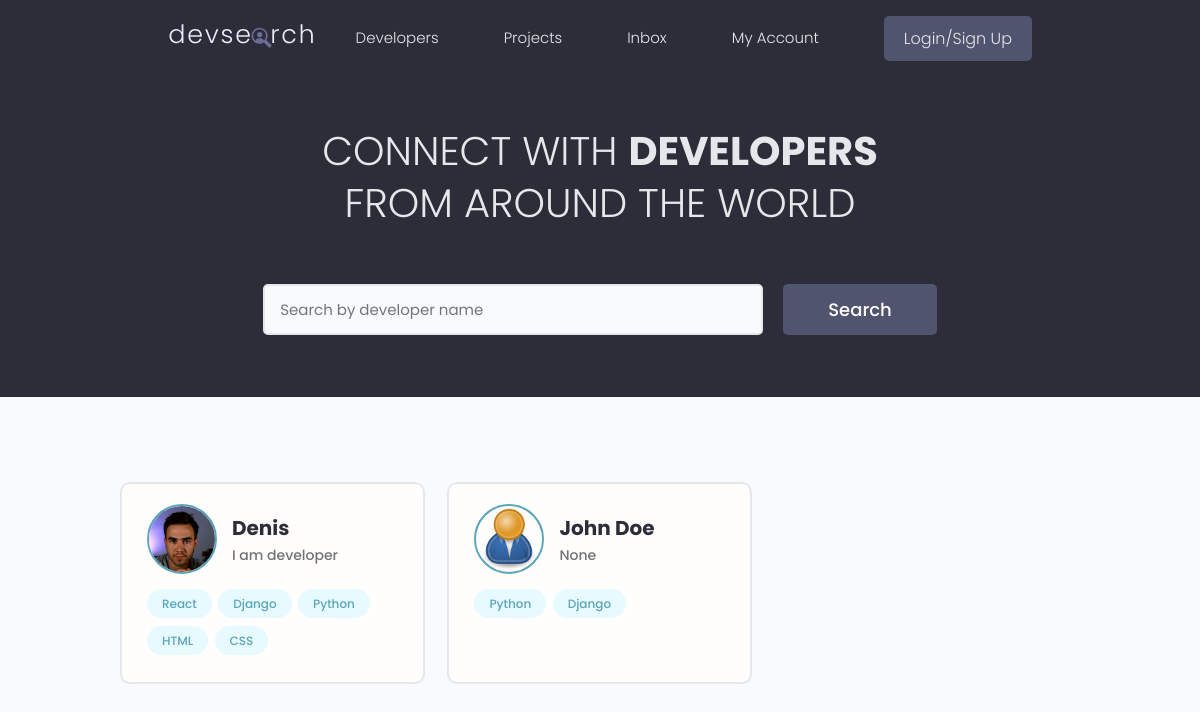
The page / on the database its author committed.
### users/models.py (models this page shows, shortened)
class Profile(models.Model):
    user = models.OneToOneField(User, on_delete=models.CASCADE, null=True, blank=True)
    name = models.CharField(max_length=200, blank=True, null=True)
    email = models.EmailField(max_length=500, blank=True, null=True)
    username = models.CharField(max_length=200, blank=True, null=True)
    location = models.CharField(max_length=200, blank=True, null=True)
    short_intro = models.CharField(max_length=200, blank=True, null=True)
    bio = models.TextField(blank=True, null=True)
    profile_image = models.ImageField(null=True, blank=True, upload_to='profiles/', default="profiles/user-default.png")
    social_github = models.CharField(max_length=200, blank=True, null=True)
    social_twitter = models.CharField(max_length=200, blank=True, null=True)
    social_linkedin = models.CharField(max_length=200, blank=True, null=True)
    social_youtube = models.CharField(max_length=200, blank=True, null=True)
    social_website = models.CharField(max_length=200, blank=True, null=True)
    created = models.DateTimeField(auto_now_add=True)
    id = models.UUIDField(default=uuid.uuid4, unique=True, primary_key=True, editable=False)

class Skill(models.Model):
    owner = models.ForeignKey(Profile, on_delete=models.CASCADE, null=True)
    name = models.CharField(max_length=200, blank=True, null=True)
    description = models.TextField(null=True, blank=True)
    created = models.DateTimeField(auto_now_add=True)
    id = models.UUIDField(default=uuid.uuid4, unique=True, primary_key=True, editable=False)
    def __str__(self):
        return str(self.name)

### users/views.py (the view)
# urls.py: path('', views.profiles, name="profiles"),
def profiles(request):
    profiles, search_query = searchProfiles(request)
    custom_range, profiles = paginateProfiles(request, profiles, 6)
    context = {'profiles': profiles, 'search_query': search_query, 'custom_range': custom_range}
    return render(request, 'users/profiles.html', context)

### users/utils.py (called while the page is built)
def paginateProfiles(request, profiles, results):
    page = request.GET.get('page')
    paginator = Paginator(profiles, results)
    try:
        profiles = paginator.page(page)
    except PageNotAnInteger:
        page = 1
        profiles = paginator.page(page)
    except EmptyPage:
        page = paginator.num_pages
        profiles = paginator.page(page)
    leftIndex = (int(page) - 4)
    if leftIndex < 1:
        leftIndex = 1
    rightIndex = (int(page) + 5)
    if rightIndex > paginator.num_pages:
        rightIndex = paginator.num_pages + 1
    custom_range = range(leftIndex, rightIndex)
    return custom_range, profiles

def searchProfiles(request):
    search_query = ''
    if request.GET.get('search_query'):
        search_query = request.GET.get('search_query')
    skills = Skill.objects.filter(name__icontains=search_query)
    profiles = Profile.objects.distinct().filter(
        Q(name__icontains=search_query) |
        Q(short_intro__icontains=search_query) |
        Q(skill__in=skills)
        )
    return profiles, search_query

### users/templates/users/profiles.html (shortened to what this page needs)
{% extends 'main.html' %}
{% block content %}
<main class="home">
    <section class="hero-section text-center">
        <div class="container container--narrow">
            <div class="hero-section__box">
                <h2>CONNECT WITH <span>DEVELOPERS</span></h2>
                <h2>FROM AROUND THE WORLD</h2>
            </div>
            <div class="hero-section__search">
                <form id="searchForm" class="form" action="{% url 'profiles' %}" method="get">
                    <div class="form__field">
                        <input class="input input--text" id="formInput#search" type="text" name="search_query"
                            value="{{search_query}}" placeholder="Search by developer name" />
                    </div>
                    <input class="btn btn--sub btn--lg" type="submit" value="Search" />
                </form>
            </div>
        </div>
    </section>
    <section class="devlist">
        <div class="container">
            <div class="grid grid--three">
                {% for profile in profiles %}
                <div class="column card">
                    <div class="dev">
                        <a href="{% url 'user-profile' profile.id %}" class="card__body">
                            <div class="dev__profile">
                                <img class="avatar avatar--md" src="{{ profile.profile_image.url }}" alt="image" />
                                <div class="dev__meta">
                                    <h3>{{profile.name}}</h3>
                                    <h5>{{profile.short_intro|slice:"60"}}</h5>
                                </div>
                            </div>
                            <div class="dev__skills">
                                {% for skill in profile.skill_set.all|slice:"5" %}
                                <span class="tag tag--pill tag--main">
                                    <small>{{skill}}</small>
                                </span>
                                {% endfor %}
                            </div>
                        </a>
                    </div>
                </div>
                {% endfor %}
            </div>
        </div>
    </section>
</main>
{% endblock content %}

### static/styles/app.css (style rules this page uses)
:root { --color-sub: #2d2d39; }
.btn--sub { background-color: var(--color-sub-light); }
.card { border: 2px solid var(--color-light); }
img { width: 100%; }
.hero-section { height: 40vh; display: flex; align-items: center; background-color: var(--color-sub); }
.hero-section__box { margin-bottom: 4rem; }
.hero-section__box > h2, .hero-section__box > h2 > span { font-size: 4rem; color: var(--color-light); line-height: 1.3; text-transform: uppercase; }
.hero-section__box > h2 { font-weight: 300; }
.hero-section__box > h2 > span { font-weight: 700; }
.hero-section__search > .form { display: flex; align-items: center; justify-content: center; gap: 2rem; }
.hero-section__search > .form input.input--text { width: 50rem; }
.devlist { margin-top: 8rem; }
.devlist .grid { align-items: stretch; }
.devlist .dev .dev__profile { display: flex; align-items: center; gap: 1.5rem; }
.devlist .dev .dev__meta h3 { color: var(--color-sub); font-size: 2rem; font-weight: 700; }
.devlist .dev .dev__meta h5 { color: var(--color-text); font-size: 1.4rem; font-weight: 500; }

### static/uikit/styles/modules/_variables.css (style rules this page uses)
:root { --color-main: #5aa5b9; --color-main-light: #e6faff; --color-sub: #3f4156; --color-sub-light: #51546e; --color-sub-lighter: #ededfd; --color-text: #737373; --color-gray: #8b8b8b; --color-light: #e5e7eb; --color-light-gray: #767676; --color-bg: #f8fafd; --color-white: #fffefd; --color-white-light: #f3f3f3; --color-success: #359e64; --color-success-bg: #def8e8; --color-error: #fc4b0b; --color-error-bg: #fff2ee; --font-base: 'Poppins', arial, helvetica, 'Segoe UI', roboto, ubuntu, sans-serif; --font-monospace: 'Fira Code', 'Courier New', courier, monospace; --font-regular: 300; --font-medium: 500; --font-bold: 700; --generic-shadow: 1px 1px 5px #00000010; --generic-transition: all 0.3s ease-in-out; }

### static/uikit/styles/modules/_base.css (style rules this page uses)
* { margin: 0; padding: 0; box-sizing: border-box; text-rendering: optimizeLegibility; color: inherit; font-size: inherit; }
html { font-size: 50%; }
@media only screen and (min-width: 480px) { html { font-size: 56.25%; } }
@media only screen and (min-width: 1200px) { html { font-size: 62.5%; } }
body { line-height: 1.6; font-weight: 400; font-size: 1.5rem; color: var(--color-text); background-color: var(--color-bg); min-height: 100vh; }

### static/uikit/styles/modules/_typography.css (style rules this page uses)
* { font-family: var(--font-base); }
h2 { font-size: 3.6rem; font-weight: var(--font-bold); }
h3 { font-size: 3.2rem; font-weight: var(--font-medium); }
h5 { font-size: 2.4rem; font-weight: var(--font-medium); }
h5, h6 { font-weight: var(--font-regular); }
p, span, strong { font-size: 1.6rem; color: var(--color-text); font-weight: var(--font-regular); }
a { padding-bottom: 2px; text-decoration: none; display: inline-block; color: var(--color-main); font-weight: var(--font-medium); }

### static/uikit/styles/modules/_utilities.css (style rules this page uses)
.container { width: 92%; max-width: 165rem; margin: 0 auto; box-sizing: border-box; }
.container--narrow { width: 92%; max-width: 120rem; }
@media screen and (min-width: 1000px) { .container { width: 90%; } }
@media screen and (min-width: 1000px) { .container--narrow { width: 85%; } }
@media screen and (min-width: 1200px) { .container { width: 80%; } }
@media screen and (min-width: 1200px) { .container--narrow { width: 72%; } }
.text-center { text-align: center; }

### static/uikit/styles/modules/_avatar.css (style rules this page uses)
.avatar { border-radius: 50%; border: 2px solid var(--color-main); object-fit: cover; }
.avatar--md { height: 7rem; width: 7rem; }

### static/uikit/styles/modules/_button.css (style rules this page uses)
.btn { display: inline-block; position: relative; cursor: pointer; background-color: var(--color-light); font-weight: var(--font-medium); color: var(--color-sub); text-decoration: none; padding: 1rem 2rem; border-radius: 0.5rem; border: none; width: -webkit-fit-content; width: -moz-fit-content; width: fit-content; height: -webkit-fit-content; height: -moz-fit-content; height: fit-content; font-size: 1.6rem; outline-width: 0; outline-color: transparent; -webkit-backface-visibility: hidden; backface-visibility: hidden; transition: all 0.3s ease-in-out; }
.btn--sub { background-color: var(--color-sub); color: var(--color-white); }
.btn--lg { font-size: 1.8rem; padding: 1.2rem 4.5rem; }

### static/uikit/styles/modules/_card.css (style rules this page uses)
.card { border-radius: 1rem; background-color: var(--color-white); border: 1.5px solid var(--color-light); width: auto; height: auto; margin-top: 0.5rem; margin-bottom: 0.5rem; overflow: hidden; }
.card__body, .card__header { padding: 2rem 2.5rem; }

### rows shown on the page
Profile: profile_image (picture), name "Denis", short_intro "I am developer"
Skill: name "React"
Skill: name "Django"
Skill: name "Python"
Skill: name "HTML"
Skill: name "CSS"
Profile: profile_image (placeholder picture), name "John Doe", short_intro "None"
Skill: name "Python"
Skill: name "Django"
